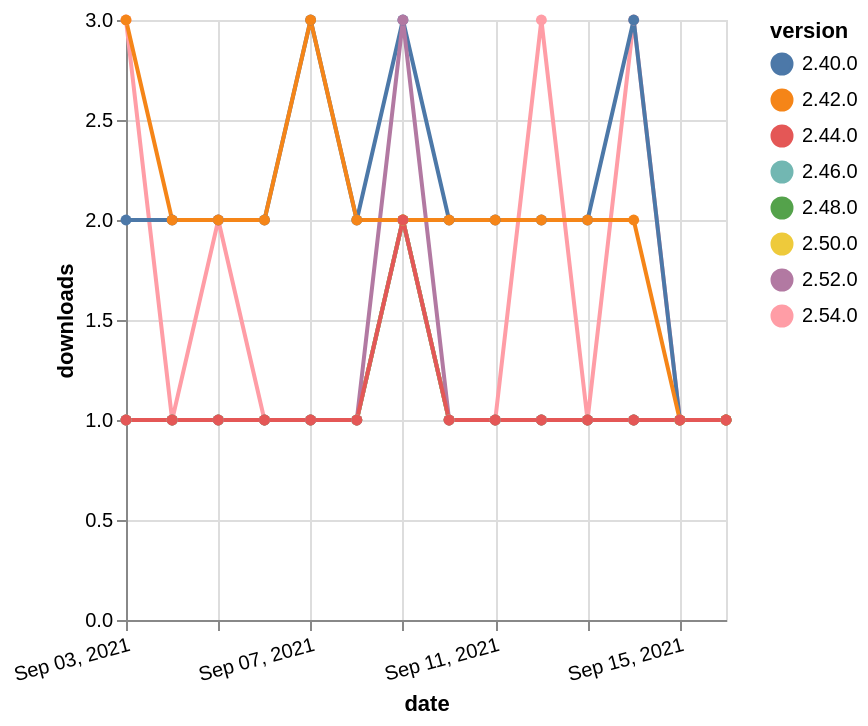

Write a Vega-Lite specification for this figure.
### Vega-Lite specification from a JSON file in a GitHub repository (floating-point values rounded to 4 significant figures)
{"$schema": "https://vega.github.io/schema/vega-lite/v5.json", "description": "A simple bar chart with embedded data.", "data": {"values": [{"date": "2021-09-03", "total": 128, "delta": 3, "version": "2.54.0"}, {"date": "2021-09-04", "total": 129, "delta": 1, "version": "2.54.0"}, {"date": "2021-09-05", "total": 131, "delta": 2, "version": "2.54.0"}, {"date": "2021-09-06", "total": 132, "delta": 1, "version": "2.54.0"}, {"date": "2021-09-07", "total": 133, "delta": 1, "version": "2.54.0"}, {"date": "2021-09-08", "total": 134, "delta": 1, "version": "2.54.0"}, {"date": "2021-09-09", "total": 136, "delta": 2, "version": "2.54.0"}, {"date": "2021-09-10", "total": 137, "delta": 1, "version": "2.54.0"}, {"date": "2021-09-11", "total": 138, "delta": 1, "version": "2.54.0"}, {"date": "2021-09-12", "total": 141, "delta": 3, "version": "2.54.0"}, {"date": "2021-09-13", "total": 142, "delta": 1, "version": "2.54.0"}, {"date": "2021-09-14", "total": 145, "delta": 3, "version": "2.54.0"}, {"date": "2021-09-15", "total": 146, "delta": 1, "version": "2.54.0"}, {"date": "2021-09-16", "total": 147, "delta": 1, "version": "2.54.0"}, {"date": "2021-09-03", "total": 182, "delta": 1, "version": "2.48.0"}, {"date": "2021-09-04", "total": 183, "delta": 1, "version": "2.48.0"}, {"date": "2021-09-05", "total": 184, "delta": 1, "version": "2.48.0"}, {"date": "2021-09-06", "total": 185, "delta": 1, "version": "2.48.0"}, {"date": "2021-09-07", "total": 186, "delta": 1, "version": "2.48.0"}, {"date": "2021-09-08", "total": 187, "delta": 1, "version": "2.48.0"}, {"date": "2021-09-09", "total": 189, "delta": 2, "version": "2.48.0"}, {"date": "2021-09-10", "total": 190, "delta": 1, "version": "2.48.0"}, {"date": "2021-09-11", "total": 191, "delta": 1, "version": "2.48.0"}, {"date": "2021-09-12", "total": 192, "delta": 1, "version": "2.48.0"}, {"date": "2021-09-13", "total": 193, "delta": 1, "version": "2.48.0"}, {"date": "2021-09-14", "total": 194, "delta": 1, "version": "2.48.0"}, {"date": "2021-09-15", "total": 195, "delta": 1, "version": "2.48.0"}, {"date": "2021-09-16", "total": 196, "delta": 1, "version": "2.48.0"}, {"date": "2021-09-03", "total": 160, "delta": 1, "version": "2.50.0"}, {"date": "2021-09-04", "total": 161, "delta": 1, "version": "2.50.0"}, {"date": "2021-09-05", "total": 162, "delta": 1, "version": "2.50.0"}, {"date": "2021-09-06", "total": 163, "delta": 1, "version": "2.50.0"}, {"date": "2021-09-07", "total": 164, "delta": 1, "version": "2.50.0"}, {"date": "2021-09-08", "total": 165, "delta": 1, "version": "2.50.0"}, {"date": "2021-09-09", "total": 167, "delta": 2, "version": "2.50.0"}, {"date": "2021-09-10", "total": 168, "delta": 1, "version": "2.50.0"}, {"date": "2021-09-11", "total": 169, "delta": 1, "version": "2.50.0"}, {"date": "2021-09-12", "total": 170, "delta": 1, "version": "2.50.0"}, {"date": "2021-09-13", "total": 171, "delta": 1, "version": "2.50.0"}, {"date": "2021-09-14", "total": 172, "delta": 1, "version": "2.50.0"}, {"date": "2021-09-15", "total": 173, "delta": 1, "version": "2.50.0"}, {"date": "2021-09-16", "total": 174, "delta": 1, "version": "2.50.0"}, {"date": "2021-09-03", "total": 2671, "delta": 2, "version": "2.40.0"}, {"date": "2021-09-04", "total": 2673, "delta": 2, "version": "2.40.0"}, {"date": "2021-09-05", "total": 2675, "delta": 2, "version": "2.40.0"}, {"date": "2021-09-06", "total": 2677, "delta": 2, "version": "2.40.0"}, {"date": "2021-09-07", "total": 2680, "delta": 3, "version": "2.40.0"}, {"date": "2021-09-08", "total": 2682, "delta": 2, "version": "2.40.0"}, {"date": "2021-09-09", "total": 2685, "delta": 3, "version": "2.40.0"}, {"date": "2021-09-10", "total": 2687, "delta": 2, "version": "2.40.0"}, {"date": "2021-09-11", "total": 2689, "delta": 2, "version": "2.40.0"}, {"date": "2021-09-12", "total": 2691, "delta": 2, "version": "2.40.0"}, {"date": "2021-09-13", "total": 2693, "delta": 2, "version": "2.40.0"}, {"date": "2021-09-14", "total": 2696, "delta": 3, "version": "2.40.0"}, {"date": "2021-09-15", "total": 2697, "delta": 1, "version": "2.40.0"}, {"date": "2021-09-16", "total": 2698, "delta": 1, "version": "2.40.0"}, {"date": "2021-09-03", "total": 205, "delta": 1, "version": "2.46.0"}, {"date": "2021-09-04", "total": 206, "delta": 1, "version": "2.46.0"}, {"date": "2021-09-05", "total": 207, "delta": 1, "version": "2.46.0"}, {"date": "2021-09-06", "total": 208, "delta": 1, "version": "2.46.0"}, {"date": "2021-09-07", "total": 209, "delta": 1, "version": "2.46.0"}, {"date": "2021-09-08", "total": 210, "delta": 1, "version": "2.46.0"}, {"date": "2021-09-09", "total": 212, "delta": 2, "version": "2.46.0"}, {"date": "2021-09-10", "total": 213, "delta": 1, "version": "2.46.0"}, {"date": "2021-09-11", "total": 214, "delta": 1, "version": "2.46.0"}, {"date": "2021-09-12", "total": 215, "delta": 1, "version": "2.46.0"}, {"date": "2021-09-13", "total": 216, "delta": 1, "version": "2.46.0"}, {"date": "2021-09-14", "total": 217, "delta": 1, "version": "2.46.0"}, {"date": "2021-09-15", "total": 218, "delta": 1, "version": "2.46.0"}, {"date": "2021-09-16", "total": 219, "delta": 1, "version": "2.46.0"}, {"date": "2021-09-03", "total": 185, "delta": 1, "version": "2.52.0"}, {"date": "2021-09-04", "total": 186, "delta": 1, "version": "2.52.0"}, {"date": "2021-09-05", "total": 187, "delta": 1, "version": "2.52.0"}, {"date": "2021-09-06", "total": 188, "delta": 1, "version": "2.52.0"}, {"date": "2021-09-07", "total": 189, "delta": 1, "version": "2.52.0"}, {"date": "2021-09-08", "total": 190, "delta": 1, "version": "2.52.0"}, {"date": "2021-09-09", "total": 193, "delta": 3, "version": "2.52.0"}, {"date": "2021-09-10", "total": 194, "delta": 1, "version": "2.52.0"}, {"date": "2021-09-11", "total": 195, "delta": 1, "version": "2.52.0"}, {"date": "2021-09-12", "total": 196, "delta": 1, "version": "2.52.0"}, {"date": "2021-09-13", "total": 197, "delta": 1, "version": "2.52.0"}, {"date": "2021-09-14", "total": 198, "delta": 1, "version": "2.52.0"}, {"date": "2021-09-15", "total": 199, "delta": 1, "version": "2.52.0"}, {"date": "2021-09-16", "total": 200, "delta": 1, "version": "2.52.0"}, {"date": "2021-09-03", "total": 2271, "delta": 3, "version": "2.42.0"}, {"date": "2021-09-04", "total": 2273, "delta": 2, "version": "2.42.0"}, {"date": "2021-09-05", "total": 2275, "delta": 2, "version": "2.42.0"}, {"date": "2021-09-06", "total": 2277, "delta": 2, "version": "2.42.0"}, {"date": "2021-09-07", "total": 2280, "delta": 3, "version": "2.42.0"}, {"date": "2021-09-08", "total": 2282, "delta": 2, "version": "2.42.0"}, {"date": "2021-09-09", "total": 2284, "delta": 2, "version": "2.42.0"}, {"date": "2021-09-10", "total": 2286, "delta": 2, "version": "2.42.0"}, {"date": "2021-09-11", "total": 2288, "delta": 2, "version": "2.42.0"}, {"date": "2021-09-12", "total": 2290, "delta": 2, "version": "2.42.0"}, {"date": "2021-09-13", "total": 2292, "delta": 2, "version": "2.42.0"}, {"date": "2021-09-14", "total": 2294, "delta": 2, "version": "2.42.0"}, {"date": "2021-09-15", "total": 2295, "delta": 1, "version": "2.42.0"}, {"date": "2021-09-16", "total": 2296, "delta": 1, "version": "2.42.0"}, {"date": "2021-09-03", "total": 245, "delta": 1, "version": "2.44.0"}, {"date": "2021-09-04", "total": 246, "delta": 1, "version": "2.44.0"}, {"date": "2021-09-05", "total": 247, "delta": 1, "version": "2.44.0"}, {"date": "2021-09-06", "total": 248, "delta": 1, "version": "2.44.0"}, {"date": "2021-09-07", "total": 249, "delta": 1, "version": "2.44.0"}, {"date": "2021-09-08", "total": 250, "delta": 1, "version": "2.44.0"}, {"date": "2021-09-09", "total": 252, "delta": 2, "version": "2.44.0"}, {"date": "2021-09-10", "total": 253, "delta": 1, "version": "2.44.0"}, {"date": "2021-09-11", "total": 254, "delta": 1, "version": "2.44.0"}, {"date": "2021-09-12", "total": 255, "delta": 1, "version": "2.44.0"}, {"date": "2021-09-13", "total": 256, "delta": 1, "version": "2.44.0"}, {"date": "2021-09-14", "total": 257, "delta": 1, "version": "2.44.0"}, {"date": "2021-09-15", "total": 258, "delta": 1, "version": "2.44.0"}, {"date": "2021-09-16", "total": 259, "delta": 1, "version": "2.44.0"}]}, "width": "container", "mark": {"type": "line", "point": {"filled": true}}, "encoding": {"x": {"field": "date", "type": "temporal", "timeUnit": "yearmonthdate", "title": "date", "axis": {"labelAngle": -15}}, "y": {"field": "delta", "type": "quantitative", "title": "downloads"}, "color": {"field": "version", "type": "nominal"}, "tooltip": {"field": "delta"}}}
